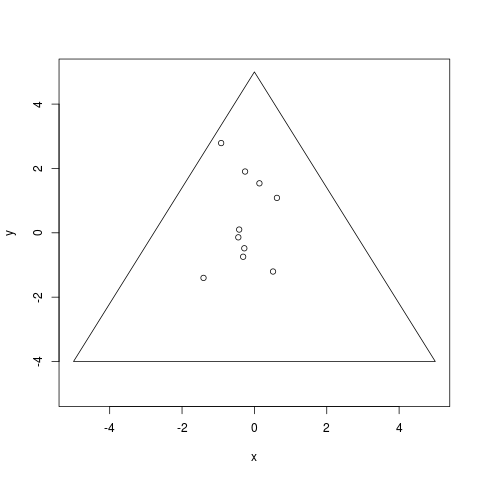

Recreate this plot in R.
x<-rnorm(10)
y<-rnorm(10)
triangles<-c(-5,-4,5,-4,0,5)
png("voronoi.png")
plot(x,y, xlim=c(-5,5), ylim=c(-5,5))
lines(triangles[c(0:2*2+1,1)], triangles[c(0:2*2+2,2)])
for(i in 1:10) {
  for(j in 1:nrow(triangles)) {
    
  }
}
dev.off()

